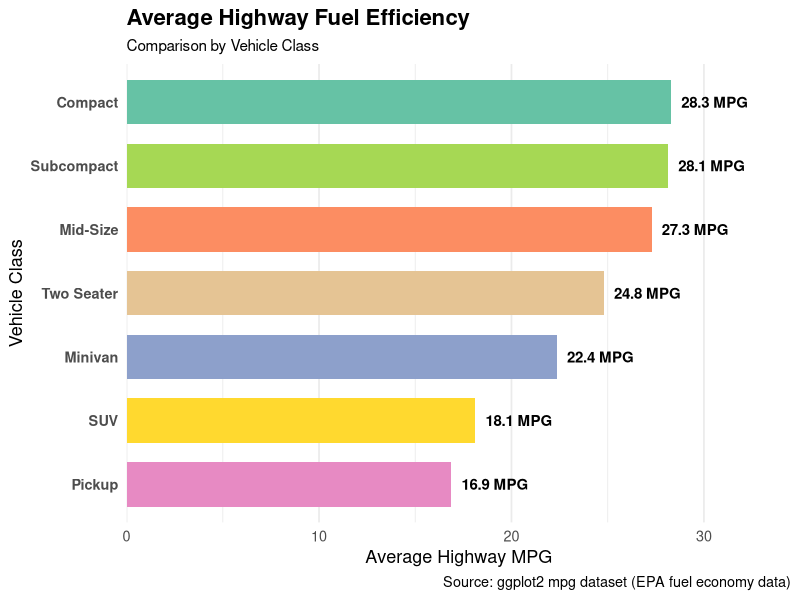
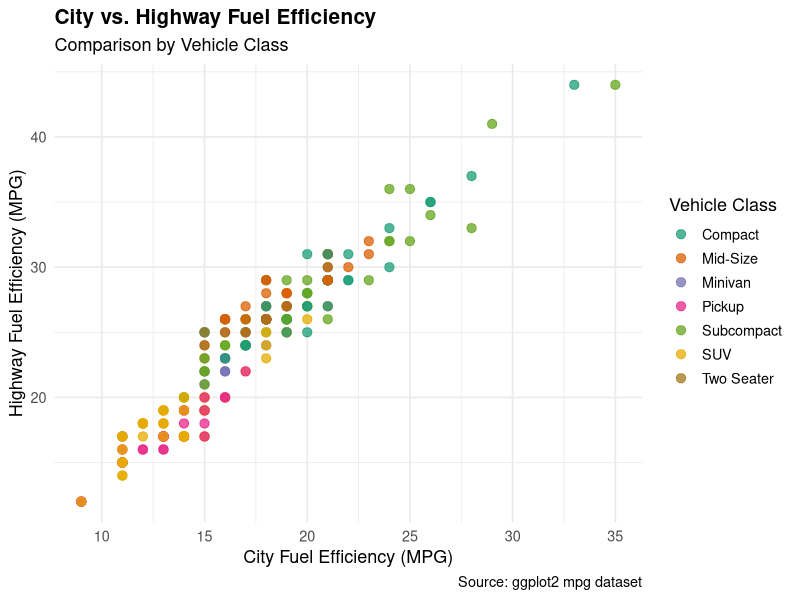

R code for these plots, in order:
## ---- chunk 1
library(dplyr)
library(ggplot2)
library(knitr)
library(stringr)

# Load the original vehicle fuel economy dataset.
# Keep the original mpg data unchanged for reproducibility.
data("mpg", package = "ggplot2")

# Standardize display names in tables and charts.
# This does not change the original dataset or numerical values.
format_vehicle_names <- function(data) {
  data %>%
    mutate(
      manufacturer = str_to_title(manufacturer),
      model = str_to_title(model),
      model = str_replace_all(model, regex("\\b4wd\\b", ignore_case = TRUE), "4WD"),
      model = str_replace_all(model, regex("\\bawd\\b", ignore_case = TRUE), "AWD"),
      class = recode(
        class,
        "2seater" = "Two Seater",
        "compact" = "Compact",
        "midsize" = "Mid-Size",
        "minivan" = "Minivan",
        "pickup" = "Pickup",
        "subcompact" = "Subcompact",
        "suv" = "SUV"
      )
    )
}

# Show the number of rows and columns

# Display dataset dimensions in a clear table
dataset_summary <- data.frame(
  Description = c(
    "Total Vehicle Records",
    "Total Variables"
  ),
  Value = c(
    nrow(mpg),
    ncol(mpg)
  )
)

knitr::kable(
  dataset_summary,
  col.names = c("Dataset Information", "Count"),
  caption = "Vehicle Fuel Economy Dataset Summary",
  row.names = FALSE
)

# Display the first six records

# Show a reader-friendly preview without changing mpg.
mpg_preview <- mpg %>% format_vehicle_names()

knitr::kable(
  head(mpg_preview, 6),
  col.names = c(
    "Manufacturer",
    "Vehicle Model",
    "Engine Size (L)",
    "Model Year",
    "Cylinders",
    "Transmission",
    "Drive Type",
    "City MPG",
    "Highway MPG",
    "Fuel Type",
    "Vehicle Class"
  ),
  caption = "Vehicle Fuel Economy Dataset",
  row.names = FALSE
)

## ---- chunk 2
vehicles <- mpg %>%
  select(manufacturer, model, year, cyl, cty, hwy, class) %>%
  format_vehicle_names()

knitr::kable(
  head(vehicles, 10),
  col.names = c(
    "Manufacturer", "Vehicle Model", "Model Year",
    "Cylinders", "City MPG", "Highway MPG",
    "Vehicle Class"
  ),
  caption = "Selected Vehicle Variables",
  row.names = FALSE
)
## ---- chunk 3
efficient_vehicles <- vehicles %>%
  filter(hwy >= 30) %>%
  arrange(desc(hwy))

knitr::kable(
  head(efficient_vehicles, 10),
  col.names = c(
    "Manufacturer", "Vehicle Model", "Model Year",
    "Cylinders", "City MPG", "Highway MPG",
    "Vehicle Class"
  ),
  caption = "Vehicles with Highway MPG of at Least 30",
  row.names = FALSE
)
## ---- chunk 4
vehicles_clean <- vehicles %>%
  mutate(mpg_difference = hwy - cty) %>%
  arrange(desc(mpg_difference))

knitr::kable(
  head(vehicles_clean, 10),
  col.names = c(
    "Manufacturer",
    "Vehicle Model",
    "Model Year",
    "Cylinders",
    "City MPG",
    "Highway MPG",
    "Vehicle Class",
    "MPG Difference"
  ),
  caption = "Highway and City Fuel Efficiency Difference",
  row.names = FALSE
)
## ---- chunk 5
fuel_summary <- vehicles_clean %>%
  group_by(class) %>%
  summarise(
    number_of_vehicles = n(),
    average_city_mpg = round(mean(cty, na.rm = TRUE), 2),
    average_highway_mpg = round(mean(hwy, na.rm = TRUE), 2),
    .groups = "drop"
  ) %>%
  arrange(desc(average_highway_mpg))

knitr::kable(
  fuel_summary,
  col.names = c(
    "Vehicle Class",
    "Number of Vehicles",
    "Average City MPG",
    "Average Highway MPG"
  ),
  caption = "Average Fuel Efficiency by Vehicle Class",
  row.names = FALSE
)
## ---- chunk 6
top_classes <- fuel_summary %>%
  slice_head(n = 3)

knitr::kable(
  top_classes,
  col.names = c(
    "Vehicle Class",
    "Number of Vehicles",
    "Average City MPG",
    "Average Highway MPG"
  ),
  caption = "Three Most Fuel-Efficient Vehicle Classes",
  row.names = FALSE
)
## ---- chunk 7
ggplot(
  fuel_summary,
  aes(
    x = reorder(class, average_highway_mpg),
    y = average_highway_mpg,
    fill = class
  )
) +
  geom_col(width = 0.7, show.legend = FALSE) +

  # Show MPG values next to each bar
  geom_text(
    aes(label = sprintf("%.1f MPG", average_highway_mpg)),
    hjust = -0.15,
    size = 3.8,
    fontface = "bold"
  ) +

  coord_flip() +

  # Add space for the MPG labels
  scale_y_continuous(
    expand = expansion(mult = c(0, 0.22))
  ) +

  # Use different colors for vehicle classes
  scale_fill_brewer(palette = "Set2") +

  labs(
    title = "Average Highway Fuel Efficiency",
    subtitle = "Comparison by Vehicle Class",
    x = "Vehicle Class",
    y = "Average Highway MPG",
    caption = "Source: ggplot2 mpg dataset (EPA fuel economy data)"
  ) +

  theme_minimal(base_size = 13) +
  theme(
    plot.title = element_text(face = "bold", size = 16),
    plot.subtitle = element_text(size = 11),
    axis.text.y = element_text(face = "bold"),
    panel.grid.major.y = element_blank(),
    legend.position = "none"
  )
## ---- chunk 8
ggplot(
  vehicles_clean,
  aes(
    x = cty,
    y = hwy,
    color = class
  )
) +
  geom_point(
    size = 2.8,
    alpha = 0.75
  ) +
  scale_color_brewer(palette = "Dark2") +
  labs(
    title = "City vs. Highway Fuel Efficiency",
    subtitle = "Comparison by Vehicle Class",
    x = "City Fuel Efficiency (MPG)",
    y = "Highway Fuel Efficiency (MPG)",
    color = "Vehicle Class",
    caption = "Source: ggplot2 mpg dataset"
  ) +
  theme_minimal(base_size = 13) +
  theme(
    plot.title = element_text(
      face = "bold",
      size = 15
    ),
    legend.position = "right"
  )
## ---- chunk 9
# Calculate overall fuel efficiency
overall_summary <- vehicles_clean %>%
  summarise(
    total_vehicles = n(),
    average_city_mpg = round(mean(cty, na.rm = TRUE), 2),
    average_highway_mpg = round(mean(hwy, na.rm = TRUE), 2)
  )

knitr::kable(
  overall_summary,
  col.names = c(
    "Total Vehicles",
    "Average City MPG",
    "Average Highway MPG"
  ),
  caption = "Overall Vehicle Fuel Efficiency Summary",
  row.names = FALSE
)
